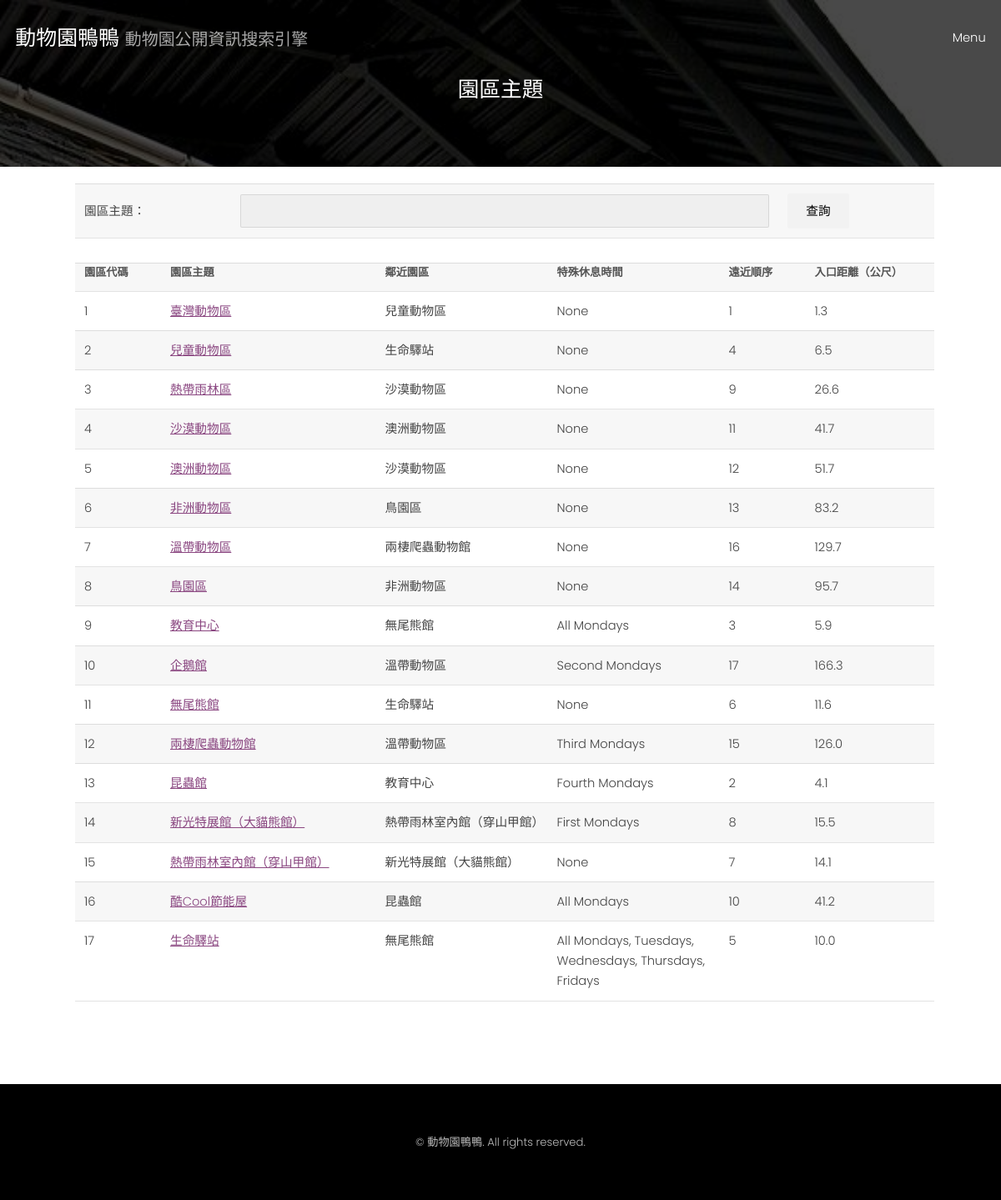
Page /search/area/ on the committed database.
### zoo_info/models.py (models this page shows)
class Area(models.Model):
    area_id = models.CharField(max_length = 30, primary_key = True)#
    position = models.CharField(max_length = 30)#
    nearby = models.CharField(max_length = 30)#
    theme = models.CharField(max_length = 30)#
    close_time = models.CharField(max_length = 30)#
    distance = models.FloatField()
    zoo_id = models.ForeignKey(Zoo, on_delete = models.CASCADE)

### zoo_info/views.py (the view)
# urls.py: path('search/area/', search_area),
def search_area(request):
    title = '園區主題'
    if 'area_name' in request.GET:
        area_name = request.GET['area_name']
        area_info = Area.objects.filter(theme__contains = area_name)
    else:
        area_info = Area.objects.all()
    return render(request, 'zoo_info/search_by/area.html', locals())

### templates/zoo_info/search_by/area.html
{% extends 'base.html' %}
{% block content %}
{%include 'base_search.html'%}
{% load subtract %}
    <div id = "display_format">
        <form>
            <table>
                <tr>
                    <td>園區主題：</td>
                    <td><input type="text" required name = 'area_name'></td>
                    <td><input type ="submit" value="查詢"></td>
                </tr>
            </table>
        </form>
        <table>
            <colgroup>
                <col style="width:10%">
                <col style="width:25%">
                <col style="width:20%">
                <col style="width:20%">
                <col style="width:10%">
                <col style="width:15%">
              </colgroup>
            <tr>
                <th>園區代碼</th>
                <th>園區主題</th>
                <th>鄰近園區</th>
                <th>特殊休息時間</th>
                <th>遠近順序</th>
                <th>入口距離（公尺）</th>
            </tr>
            {% for area in area_info%}
                <tr>
                    <td>{{area.area_id}}</td>
                    <td><a href = "./{{area.area_id}}/">{{area.theme}}</a></td>
                    <td>{{area.nearby}}</td>
                    <td>{{area.close_time}}</td>
                    <td>{{area.position}}</td>
                    <td>{{area.distance|floatformat:1}}</td>
                </tr>
            {% endfor %}
        </table>
    </div>
{% endblock %}

### static/assets/css/main.css (style rules this page uses)
html, body, div, span, applet, object, iframe, h1, h2, h3, h4, h5, h6, p, blockquote, pre, a, abbr, acronym, address, big, cite, code, del, dfn, em, img, ins, kbd, q, s, samp, small, strike, strong, sub, sup, tt, var, b, u, i, center, dl, dt, dd, ol, ul, li, fieldset, form, label, legend, table, caption, tbody, tfoot, thead, tr, th, td, article, aside, canvas, details, embed, figure, figcaption, footer, header, hgroup, menu, nav, output, ruby, section, summary, time, mark, audio, video { margin: 0; padding: 0; border: 0; font-size: 100%; font: inherit; vertical-align: baseline; }
body { line-height: 1; }
table { border-collapse: collapse; border-spacing: 0; }
body { -webkit-text-size-adjust: none; }
*, *:before, *:after { -moz-box-sizing: border-box; -webkit-box-sizing: border-box; box-sizing: border-box; }
body { -ms-overflow-style: scrollbar; }
body { background: #fff; }
body { background-color: #fff; color: #444; }
body, input, select, textarea { font-family: "Poppins", sans-serif; font-weight: 300; font-size: 1rem; line-height: 1.65; }
a { text-decoration: underline; }
input, select, textarea { color: #555; }
a { color: #8a4680; }
input[type="submit"], input[type="reset"], input[type="button"], button, .button { -moz-appearance: none; -webkit-appearance: none; -ms-appearance: none; appearance: none; -moz-transition: background-color 0.2s ease-in-out, color 0.2s ease-in-out; -webkit-transition: background-color 0.2s ease-in-out, color 0.2s ease-in-out; -ms-transition: background-color 0.2s ease-in-out, color 0.2s ease-in-out; transition: background-color 0.2s ease-in-out, color 0.2s ease-in-out; border-radius: 2px; border: 0; cursor: pointer; display: inline-block; font-weight: 300; height: 2.85rem; line-height: 2.95rem; padding: 0 1.5rem; text-align: center; text-decoration: none; text-transform: uppercase; white-space: nowrap; }
input[type="submit"], input[type="reset"], input[type="button"], button, .button { background-color: #f2f2f2; color: #000 !important; }
form { margin: 0 0 2rem 0; }
input[type="text"], input[type="password"], input[type="email"], select, textarea { -moz-appearance: none; -webkit-appearance: none; -ms-appearance: none; appearance: none; border-radius: 2px; border: none; border: solid 1px; color: inherit; display: block; outline: 0; padding: 0 1rem; text-decoration: none; width: 100%; }
input[type="text"]:invalid, input[type="password"]:invalid, input[type="email"]:invalid, select:invalid, textarea:invalid { box-shadow: none; }
input[type="text"], input[type="password"], input[type="email"], select { height: 2.75rem; }
input[type="text"], input[type="password"], input[type="email"], select, textarea { background: rgba(144, 144, 144, 0.075); border-color: rgba(144, 144, 144, 0.25); }
table { margin: 0 0 2rem 0; width: 100%; }
table tbody tr { border: solid 1px; border-left: 0; border-right: 0; }
table td { padding: 0.75rem 0.75rem; }
table th { font-size: 0.9rem; font-weight: 700; padding: 0 0.75rem 0.75rem 0.75rem; text-align: left; }
table tbody tr { border-color: rgba(144, 144, 144, 0.25); }
table tbody tr:nth-child(2n + 1) { background-color: rgba(144, 144, 144, 0.075); }
table th { color: #555; }
#display_format { margin-top:0px; margin-left:50px; margin-right:50px; margin-bottom:0px; border-radius: 10px; padding: 20px 30px 70px 40px; }

### rows in the picture
Area: area_id "1", theme "臺灣動物區", nearby "兒童動物區", close_time "None", position "1", distance "1.3"
Area: area_id "2", theme "兒童動物區", nearby "生命驛站", close_time "None", position "4", distance "6.5"
Area: area_id "3", theme "熱帶雨林區", nearby "沙漠動物區", close_time "None", position "9", distance "26.6"
Area: area_id "4", theme "沙漠動物區", nearby "澳洲動物區", close_time "None", position "11", distance "41.7"
Area: area_id "5", theme "澳洲動物區", nearby "沙漠動物區", close_time "None", position "12", distance "51.7"
Area: area_id "6", theme "非洲動物區", nearby "鳥園區", close_time "None", position "13", distance "83.2"
Area: area_id "7", theme "溫帶動物區", nearby "兩棲爬蟲動物館", close_time "None", position "16", distance "129.7"
Area: area_id "8", theme "鳥園區", nearby "非洲動物區", close_time "None", position "14", distance "95.7"
Area: area_id "9", theme "教育中心", nearby "無尾熊館", close_time "All Mondays", position "3", distance "5.9"
Area: area_id "10", theme "企鵝館", nearby "溫帶動物區", close_time "Second Mondays", position "17", distance "166.3"
Area: area_id "11", theme "無尾熊館", nearby "生命驛站", close_time "None", position "6", distance "11.6"
Area: area_id "12", theme "兩棲爬蟲動物館", nearby "溫帶動物區", close_time "Third Mondays", position "15", distance "126.0"
Area: area_id "13", theme "昆蟲館", nearby "教育中心", close_time "Fourth Mondays", position "2", distance "4.1"
Area: area_id "14", theme "新光特展館（大貓熊館）", nearby "熱帶雨林室內館（穿山甲館）", close_time "First Mondays", position "8", distance "15.5"
Area: area_id "15", theme "熱帶雨林室內館（穿山甲館）", nearby "新光特展館（大貓熊館）", close_time "None", position "7", distance "14.1"
Area: area_id "16", theme "酷Cool節能屋", nearby "昆蟲館", close_time "All Mondays", position "10", distance "41.2"
Area: area_id "17", theme "生命驛站", nearby "無尾熊館", close_time "All Mondays, Tuesdays, Wednesdays, Thursdays, Fridays", position "5", distance "10.0"

### other values in the picture
{{ title }} "園區主題"
